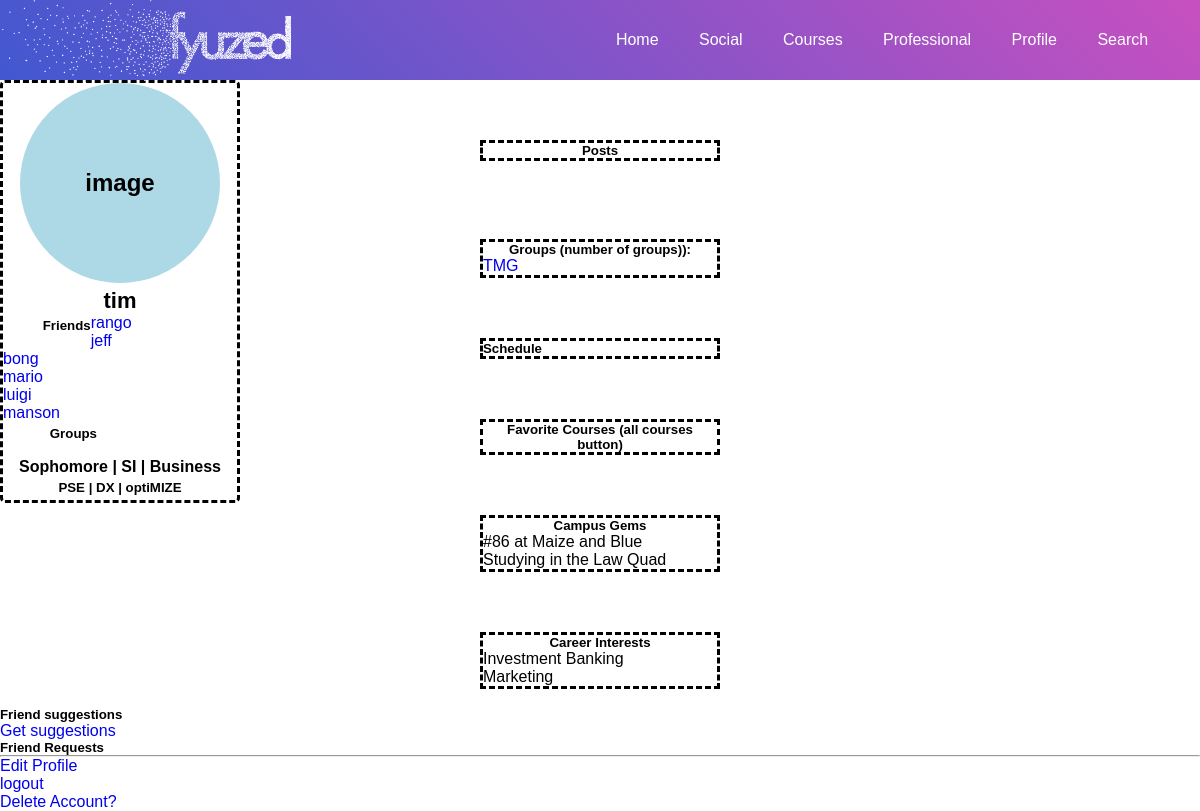
/users/profile/tim/ (signed in), run on the app's committed database.
### users/models.py (models this page shows, shortened)
class CustomUser(AbstractUser):
    slug = models.SlugField(unique=True, default="user_account_outdated")
    friend_list = models.ManyToManyField('CustomUser', related_name="friends")
    friend_requests = models.ManyToManyField('CustomUser', related_name="friendrequests")
    def __str__(self):
        return self.username

### group/models.py (models this page shows, shortened)
class Group(models.Model):
    name = models.CharField(max_length=50, unique=True)
    description = models.CharField(max_length=200)
    created_at = models.DateTimeField(auto_now=True)
    created_by = models.ForeignKey(CustomUser, on_delete=models.CASCADE, related_name='group_creator', null=True)
    slug = models.SlugField(unique=True, default="group_outdated")
    members = models.ManyToManyField(
        CustomUser,
        through="Membership",
        through_fields=('group', 'person')
        )

### users/views.py (the view)
# urls.py: path('profile/<slug:the_slug>/', ProfileView.as_view(), name='profile'),
class ProfileView(LoginRequiredMixin, DetailView):
    model = CustomUser
    template_name = 'users/profile.html'
    slug_url_kwarg = 'the_slug'
    slug_field = 'slug'
    def get_context_data(self, **kwargs):
        context = super().get_context_data(**kwargs)
        return context

### templates/users/profile.html (shortened to what this page needs)
{% extends 'base.html' %}
{% load static %}
    {% block extrahead %}
    <link rel="stylesheet" type = "text/css" href="{% static 'css/profile.css' %}">
    {% endblock %}
{% block content %}
<body>
    <div class="block">
        <h2 class="image">image</h2>
        <h4 class="username"> {{ object.username }}</h4>
        <h5 class="friends">Friends</h5>
        {% for friend in object.friends.all %}
            <li><a href="{% url 'profile' friend.slug %}">{{ friend }}</a></li>
        {% endfor %}
        <h5 class="groups">Groups</h5>
        <br>
        <br>
        <h4 class="academics">Sophomore | SI | Business</h4>
        <h5 class="campus">PSE | DX |  optiMIZE </h5>
    </div>
    <div class="post-container">
        <h5 class="announce">
            <p>Posts</p>
        </h5>
    </div>
    <br>
    <div class="group-container">
        <h5 class="Groups">
            Groups (number of groups)):</h5>
        <ul>
            {% for group in object.group_set.all %}
            <li><a href="{% url 'viewgroup' group.slug %}">{{ group.name }}</a></li>
            {% endfor %}
        </ul>
    </div>
    <div class="schedule-container">
        <h5 class="Schedule">
            Schedule
        </h5>
    </div>
    <div class="course-container">
        <h5 class="Course">
            Favorite Courses (all courses button)
        </h5>
    </div>
    <div class="campus-container">
        <h5 class="Campus">
            Campus Gems
        </h5>
        <p>#86 at Maize and Blue</p>
        <p>Studying in the Law Quad</p>
    </div>
    <div class="career-container">
        <h5 class="Career">
            Career Interests
        </h5>
        <p>Investment Banking</p>
        <p>Marketing</p>
    </div>
    <br>
    <div>
        {% if object == user %}
            <h5>Friend suggestions</h5>
            <a href="{% url 'friendsuggestions' %}">Get suggestions</a>
        <h5>Friend Requests</h5>
        {% endif %}
    </div>
    <hr>
    <div>
        {% if object == user %}
        <p><a href="{% url 'edituser' user.slug %}">Edit Profile</a></p>
        <p><a href="{% url 'logout' %}">logout</a></p>
        <p><a href="{% url 'deleteaccount' user.slug %}">Delete Account?</a></p>
        {% endif %}
    </body>
{% endblock %}

### static/css/base.css (style rules this page uses)
* { padding: 0; margin: 0; text-decoration: none; list-style: none; box-sizing: border-box; }
body { font-family: sans-serif; }

### static/css/profile.css (style rules this page uses)
* { margin: 0; }
html, body { height: 100%; }
.block { width: 20%; height: 25%; border-radius: 5px; float: left; border: black dashed; margin-top: -5%; }
.image { background: lightblue; border-radius: 50%; width: 200px; height: 200px; text-align: center; line-height: 200px; justify-content: center; margin: auto; }
.username { margin-top: 2%; text-align: center; font-size: 22px; }
.friends { float: left; margin-left: 17%; margin-top: 2%; }
.groups { float: left; margin-left: 20%; margin-top: 2%; }
.academics { text-align: center; margin: 0; }
.campus { text-align: center; margin: 2%; }
.post-container { width: 20%; height: 40%; margin: auto; margin-top: 5%; border: black dashed; }
.announce { text-align: center; margin-top: 0; }
.Course { text-align: center; }
.course-container { width: 20%; height: 40%; margin: auto; margin-top: 5%; border: black dashed; }
.schedule-container { width: 20%; height: 40%; margin: auto; margin-top: 5%; border: black dashed; }
.career-container { width: 20%; height: 40%; margin: auto; margin-top: 5%; border: black dashed; }
.Career { text-align: center; }
.group-container { width: 20%; height: 40%; margin: auto; margin-top: 5%; border: black dashed; }
.Groups { text-align: center; }
.campus-container { width: 20%; height: 40%; margin: auto; margin-top: 5%; border: black dashed; }
.Campus { text-align: center; }

### data on the page
CustomUser: username "tim"
CustomUser: username "rango"
CustomUser: username "jeff"
CustomUser: username "bong"
CustomUser: username "mario"
CustomUser: username "luigi"
CustomUser: username "manson"
Group: name "TMG"
